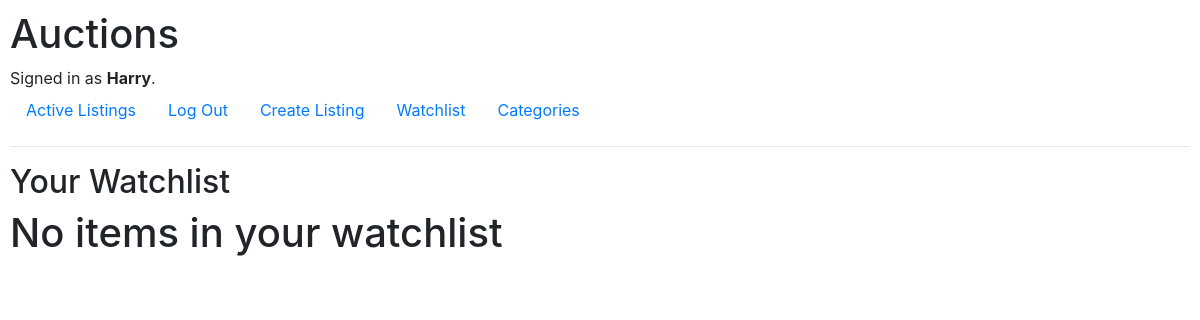
/watchlist (signed in), run on an earlier commit of the app's database.
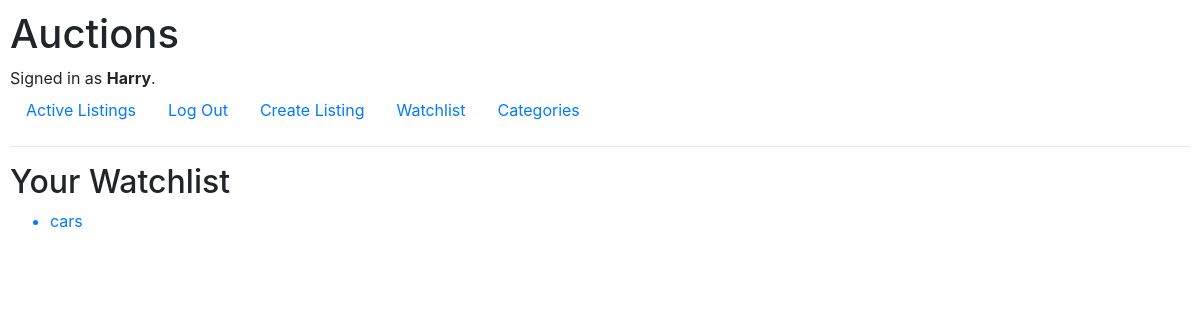
And on a later commit of the database.
### auctions/models.py (models this page shows)
class Listings(models.Model):
    category = models.CharField(
        max_length=2,
        choices=CATEGORY_CHOICES,
    )
    item = models.CharField(max_length=64)
    description = models.TextField()
    start_bid = models.IntegerField(default=0)
    image = models.URLField(blank=True)
    status = models.BooleanField(default=True)
    current_bid = models.ForeignKey("Bid", models.SET_NULL, blank=True, null =True)
    seller = models.ForeignKey(User, on_delete=models.CASCADE, related_name="listing")

### auctions/views.py (the view)
# urls.py: path("watchlist", views.watchlist, name="watchlist"),
@login_required
def watchlist(request):
    user = User.objects.get(username = request.user)
    lists = user.item.all()
    return render(request, "auctions/watchlist.html",{
        "lists":lists
    })

### auctions/templates/auctions/watchlist.html
{% extends "auctions/layout.html" %}
{% block body %}
    <h2>Your Watchlist</h2>
    {% for list in lists %}
        <ul>
            <a href = "{% url 'item'  list.item %}">
            <li>{{ list.item }}</li>
            </a>
        </ul>
        {% empty %}
            <h1>No items in your watchlist</h1>
    {% endfor %}
{% endblock %}

What changed in the data, as far as the page shows it:
now on this page (row edited): Listings: item "cars"
Also different on the page:
text no longer shown: "No items in your watchlist"
